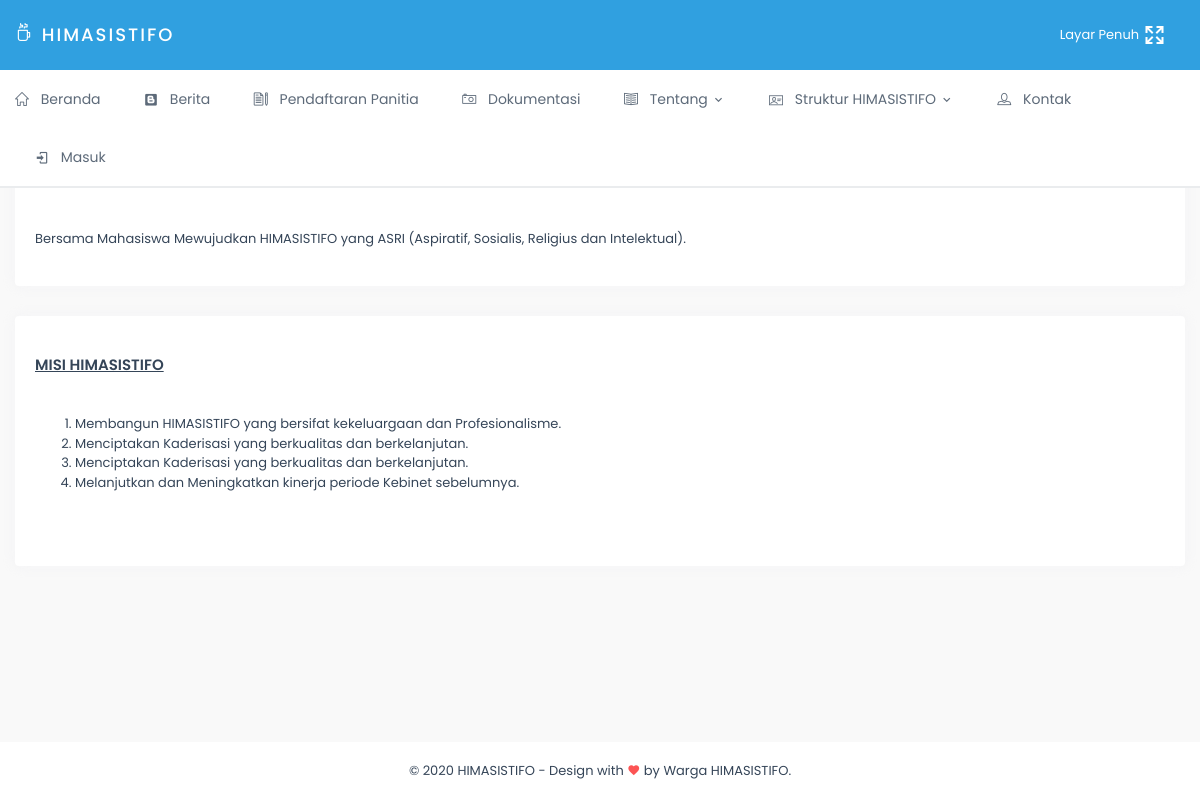
Screenshot of /index.php/welcome/visimisi with the database file from the repository.
### tables this page shows
CREATE TABLE `tentanghima` (
  `id` int(11) NOT NULL,
  `visi` text NOT NULL,
  `misi` text NOT NULL,
  `maknalogo` text NOT NULL
);

### application/controllers/Welcome.php (called while the page is built, shortened)
<?php
class Welcome extends CI_Controller {
	public function visimisi(){
		$this->load->view('userPages/visimisi');
	}
}

### index.php (called while the page is built, shortened)
<?php
require_once BASEPATH.'core/CodeIgniter.php';

### application/views/userPages/visimisi.php (the view, shortened to what this page needs)
<!DOCTYPE html>
<html lang="en">
<head>
</head>
<body>
    <div class="wrapper">
        <div class="container-fluid">
            <div class="row">
                <div class="col-12">
                    <div class="card m-b-30">
                        <div class="card-body"><br>
                            <h4 class="mt-0 header-title"><u>Visi HIMASISTIFO</u></h4>
                            <br>
                            <?php
                            $query = $this->db->get('tentanghima');
                            foreach ($query->result_array() as $row =>$key){
                            ?>
                            <p class="text-center font-14"><?php echo $key['visi'];?></p>
                            </div>
                    </div>
                </div>
            </div>
            <div class="row">
                <div class="col-12">
                    <div class="card m-b-30">
                        <div class="card-body"><br>
                        <h4 class="mt-0 header-title"><u>Misi HIMASISTIFO</u></h4>
                            <br>
                            <p class="text-center font-14"><?php echo $key['misi'];?></p>
                        </div>
                        <?php } ?>
                    </div>
                </div>
            </div>
        </div>
    </div>
</body>
</html>

### assetshz/css/style.css (style rules this page uses)
body { background-repeat: repeat; background: #f9f9f9; font-family: "Poppins", sans-serif; color: #354558; font-size: 13px; }
html { overflow-x: hidden; position: relative; min-height: 100%; }
h1, h2, h3, h4, h5, h6 { margin: 10px 0; font-family: "Poppins", sans-serif; }
p { line-height: 1.7; }
* { outline: none !important; }
.m-b-30 { margin-bottom: 30px; }
.font-14 { font-size: 14px; }
.header-title { font-size: 15px; text-transform: uppercase; font-weight: 600; margin-bottom: 5px; }
body { padding-bottom: 65px; }
.container-fluid { max-width: 1300px; }
.wrapper { padding-top: 130px; }
.card { border: none; -webkit-box-shadow: 0px 0px 13px 0px rgba(236, 236, 241, 0.44); box-shadow: 0px 0px 13px 0px rgba(236, 236, 241, 0.44); margin-bottom: 30px; }

### rows the page displays
tentanghima: visi "Bersama Mahasiswa Mewujudkan HIMASISTIFO yang ASRI (Aspiratif, Sosialis, Religius dan Intelektual).", misi "Membangun HIMASISTIFO yang bersifat kekeluargaan dan Profesionalisme. Menciptakan Kaderisasi yang berkualitas dan berkelanjutan. Menciptakan Kaderisasi yang berkualitas dan berkelanjutan. Melanjutkan dan Meningkatkan kinerja periode Kebinet sebelumnya."
